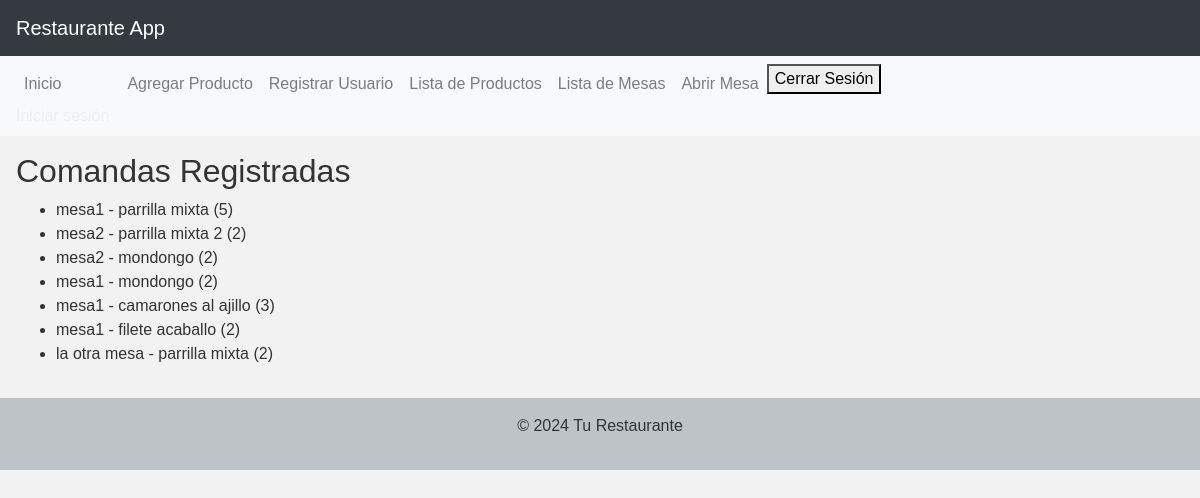
The app's page /ver_comandas/ (signed in) with its own data.
### restaurante_app/models.py (models this page shows, shortened)
class Comanda(models.Model):
    mesa = models.ForeignKey(Mesa, on_delete=models.CASCADE)
    producto = models.ForeignKey(Producto, on_delete=models.CASCADE)
    cantidad = models.PositiveIntegerField(default=1)

class Mesa(models.Model):
    nombre = models.CharField(max_length=100)
    abierta = models.BooleanField(default=False)
    cliente_nombre = models.CharField(max_length=100, blank=True, null=True)
    cliente_identificacion = models.CharField(max_length=20, blank=True, null=True)
    total_diario = models.DecimalField(max_digits=10, decimal_places=2, default=0)

class Producto(models.Model):
    nombre = models.CharField(max_length=100)
    descripcion = models.TextField()
    precio = models.DecimalField(max_digits=10, decimal_places=2)

### restaurante_app/views.py (the view)
# urls.py: path('ver_comandas/', ver_comandas, name='ver_comandas'),
def ver_comandas(request):
    comandas = Comanda.objects.all()
    return render(request, 'restaurante_app/ver_comandas.html', {'comandas': comandas})

### restaurante_app/templates/restaurante_app/ver_comandas.html (shortened to what this page needs)
{% extends 'base.html' %}
{% block content %}
  <h2>Comandas Registradas</h2>
  <ul>
    {% for comanda in comandas %}
      <li>{{ comanda.mesa.nombre }} - {{ comanda.producto.nombre }} ({{ comanda.cantidad }})</li>
    {% endfor %}
  </ul>
{% endblock %}

### restaurante_app/static/css/style.css (style rules this page uses)
body { font-family: 'Arial', sans-serif; background-color: #f2f2f2; color: #333; margin: 0; padding: 0; }

### records on screen
Comanda: mesa.nombre "mesa1", producto.nombre "parrilla mixta", cantidad "5"
Comanda: mesa.nombre "mesa2", producto.nombre "parrilla mixta 2", cantidad "2"
Comanda: mesa.nombre "mesa2", producto.nombre "mondongo", cantidad "2"
Comanda: mesa.nombre "mesa1", producto.nombre "mondongo", cantidad "2"
Comanda: mesa.nombre "mesa1", producto.nombre "camarones al ajillo", cantidad "3"
Comanda: mesa.nombre "mesa1", producto.nombre "filete acaballo", cantidad "2"
Comanda: mesa.nombre "la otra mesa", producto.nombre "parrilla mixta", cantidad "2"
